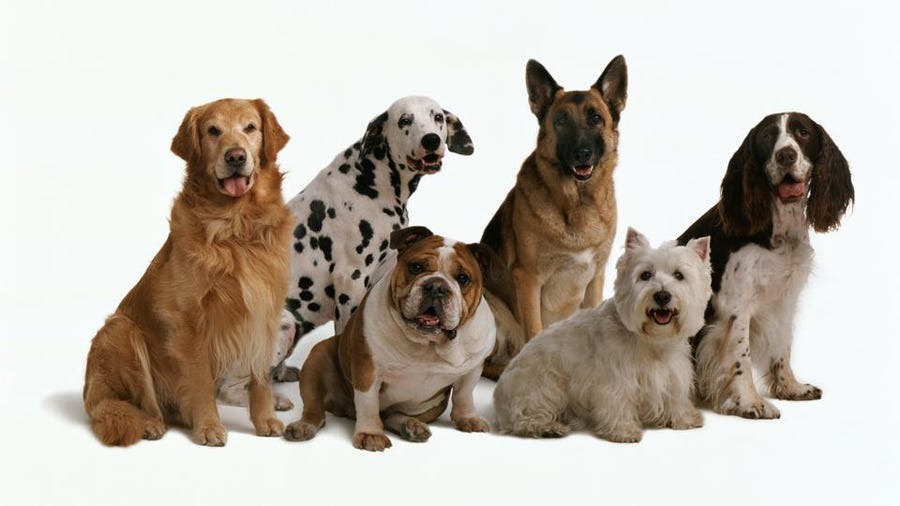
#> input picture Processamento de Imagens/Atividades Complementares/AC1/FotoCachorros.jpg, 900 x 506 px
$ python Manipulacao.py
#> lines starting #> are read from the running program, lines starting #| are printed output that depends on the picture; after the words box and inside, x2 and y2 are one past the last pixel; in counts of white or black regions, pixels touching at a corner belong together
import cv2
import numpy as np
import imutils

black = (0,0,0)
imOrig = cv2.imread('FotoCachorros.jpg')
#> imOrig is the input picture: shape (506, 900, 3); mean B, G, R 173.2, 183.1, 190.4
imMani = imOrig.copy()
# Recorta os cachorros em imagens diferentes
recorte1 = imMani[100:450,100:290]
recorte2 = imMani[100:320,290:470]
recorte3 = imMani[230:450,290:500]
recorte4 = imMani[50:390,475:628]
recorte5 = imMani[230:450,490:720]
recorte6 = imMani[100:430,680:850]

#Adiciona uma máscara em cima dos cachorros
mascara = np.zeros(imMani.shape[:2], dtype="uint8")

cv2.rectangle(mascara,(80,95),(300,450),255,-1)
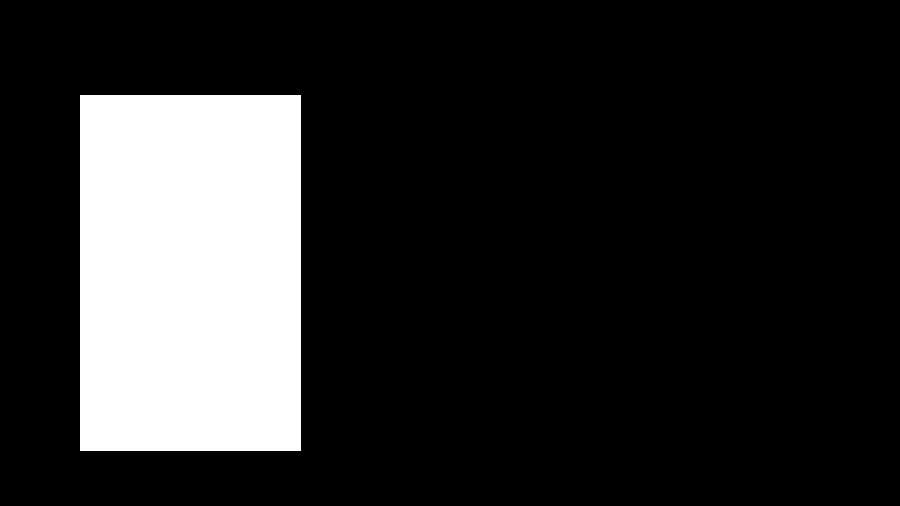
#> mascara: shape (506, 900); 17.3% white; 1 white region, box (x1, y1, x2, y2) and area: (80, 95, 301, 451) 78676
cv2.rectangle(mascara,(300,100),(475,300),255,-1)
cv2.rectangle(mascara,(200,240),(500,450),255,-1)
cv2.rectangle(mascara,(480,50),(630,320),255,-1)
cv2.rectangle(mascara,(480,225),(715,450),255,-1)
cv2.rectangle(mascara,(690,110),(850,450),255,-1)
#> mascara: shape (506, 900); 59.2% white; 1 black region, box (x1, y1, x2, y2) and area: (0, 0, 900, 506) 185669

im_mask = cv2.bitwise_and(imMani,imMani,mask= mascara)

#Rotaciona a imagem com o centro no meio da imagem
(alt,larg) = imMani.shape[:2]
#> alt = 506; larg = 900

meio = (larg //2,alt//2)
#> meio = (450, 253)

M1 = cv2.getRotationMatrix2D(meio,45,1.0)

img_rotac_centro = cv2.warpAffine(imMani,M1,(larg,alt))

#Rotaciona a Imagem com o centro no cachorro mais abaixo e direita da imagem
Cachorro_mais_direita = (597,337)

M2 = cv2.getRotationMatrix2D(Cachorro_mais_direita,-30,1.0)

img_rotac_Cachorro = cv2.warpAffine(imMani,M2,(larg,alt))

#reduz a imagem do maior cachorro pela metade
Cachorro_Maior = recorte1.copy()

prop = 100.0/ Cachorro_Maior.shape[1]
#> prop = 0.526

tam_novo1 = (int(Cachorro_Maior.shape[1]*prop), int(Cachorro_Maior.shape[0]*prop))
#> tam_novo1 = (100, 184)

Cachorro_Maior_redm = cv2.resize(Cachorro_Maior,tam_novo1, interpolation=cv2.INTER_AREA)


#Amplia a imagem do menor cachorro duas vezes

Cachorro_Menor = recorte3.copy()

tam_novo2 = (Cachorro_Menor.shape[1]*2,Cachorro_Menor.shape[0]*2)
#> tam_novo2 = (420, 440)

Cachorro_Menor_redm = cv2.resize(Cachorro_Menor,tam_novo2, interpolation=cv2.INTER_AREA)

#Flip Horizontal, Flip Vertical e Flip Horizontal e vertical

Cachorro_Maior_FH = cv2.flip(Cachorro_Maior,1)
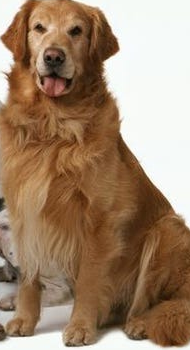
#> Cachorro_Maior_FH: shape (350, 190, 3); mean B, G, R 107.7, 132.4, 159.6
Cachorro_Maior_FV = cv2.flip(Cachorro_Maior,0)
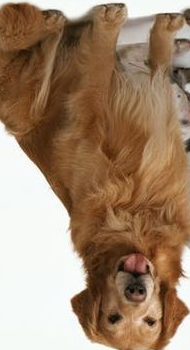
#> Cachorro_Maior_FV: shape (350, 190, 3); mean B, G, R 107.7, 132.4, 159.6
Cachorro_Maior_FHV = cv2.flip(Cachorro_Maior,-1)
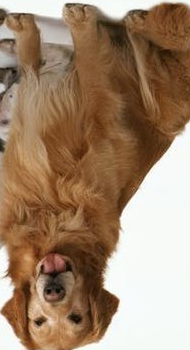
#> Cachorro_Maior_FHV: shape (350, 190, 3); mean B, G, R 107.7, 132.4, 159.6

Cachorro_Menor_FH = cv2.flip(Cachorro_Menor,1)
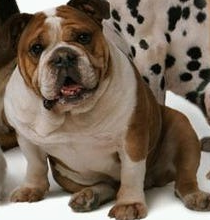
#> Cachorro_Menor_FH: shape (220, 210, 3); mean B, G, R 90.9, 106.1, 121.9
Cachorro_Menor_FV = cv2.flip(Cachorro_Menor,0)
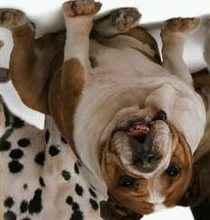
#> Cachorro_Menor_FV: shape (220, 210, 3); mean B, G, R 90.9, 106.1, 121.9
Cachorro_Menor_FHV = cv2.flip(Cachorro_Menor,-1)
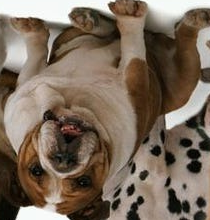
#> Cachorro_Menor_FHV: shape (220, 210, 3); mean B, G, R 90.9, 106.1, 121.9


#Salva as fotos individuais dos cachorros
cv2.imwrite("Cachorro 1.jpg",recorte1)
cv2.imwrite("Cachorro 2.jpg",recorte2)
cv2.imwrite("Cachorro 3.jpg",recorte3)
cv2.imwrite("Cachorro 4.jpg",recorte4)
cv2.imwrite("Cachorro 5.jpg",recorte5)
cv2.imwrite("Cachorro 6.jpg",recorte6)
#Salva a foto dos cachorros com máscara
cv2.imwrite("Cachorros Com mascára.jpg", im_mask)
#Salva as fotos rotacionadas
cv2.imwrite("Foto Rotacionada Centro = Meio.jpg",img_rotac_centro)
cv2.imwrite("Foto Rotacionada Centro = Cachorro mais Direita.jpg", img_rotac_Cachorro)
#Salva as imagens redimensionadas
cv2.imwrite("Imagem do cachorro maior com metade do tamanho.jpg", Cachorro_Maior_redm)
cv2.imwrite("Imagem do menor cachorro com o dobro do tamanho.jpg", Cachorro_Menor_redm)
#Salva os imagens flipadas do cachorro menor e maior
cv2.imwrite("Cachorro maior Flip Horizontal.jpg",Cachorro_Maior_FH)
cv2.imwrite("Cachorro maior Flip Vertical.jpg",Cachorro_Maior_FV)
cv2.imwrite("Cachorro maior Flip Vertical e Horizontal.jpg",Cachorro_Maior_FHV)

cv2.imwrite("Cachorro Menor Flip Horizontal.jpg",Cachorro_Menor_FH)
cv2.imwrite("Cachorro Menor Flip Vertical.jpg",Cachorro_Menor_FV)
cv2.imwrite("Cachorro Menor Flip Vertical e Horizontal.jpg",Cachorro_Menor_FHV)

$ run again, with Processamento de Imagens/Atividades Complementares/AC1/Cachorros Com mascÃ¡ra.jpg copied over Processamento de Imagens/Atividades Complementares/AC1/FotoCachorros.jpg
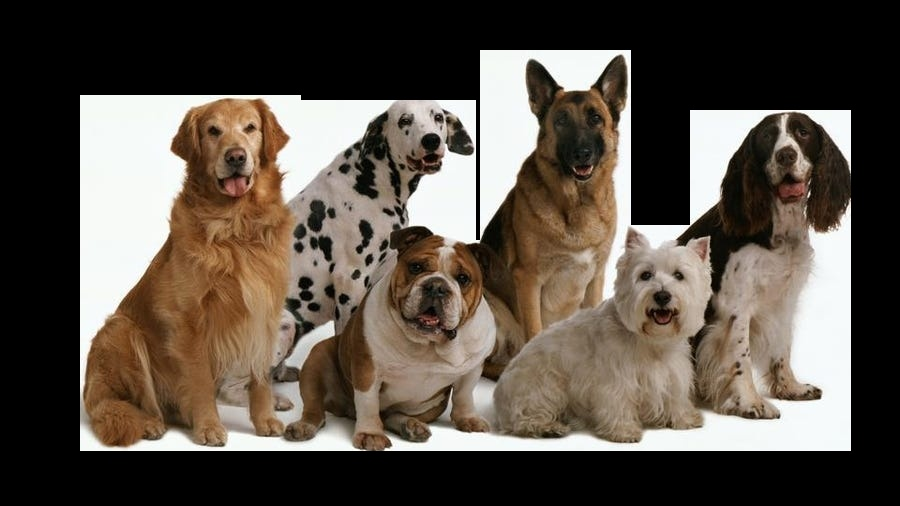
#> input picture Processamento de Imagens/Atividades Complementares/AC1/Cachorros Com mascÃ¡ra.jpg, 900 x 506 px
#> imOrig is the input picture: shape (506, 900, 3); mean B, G, R 72.2, 81.4, 90.5
#> `img_rotac_centro = cv2.warpAffine(imMani,M1,(larg,alt))`:
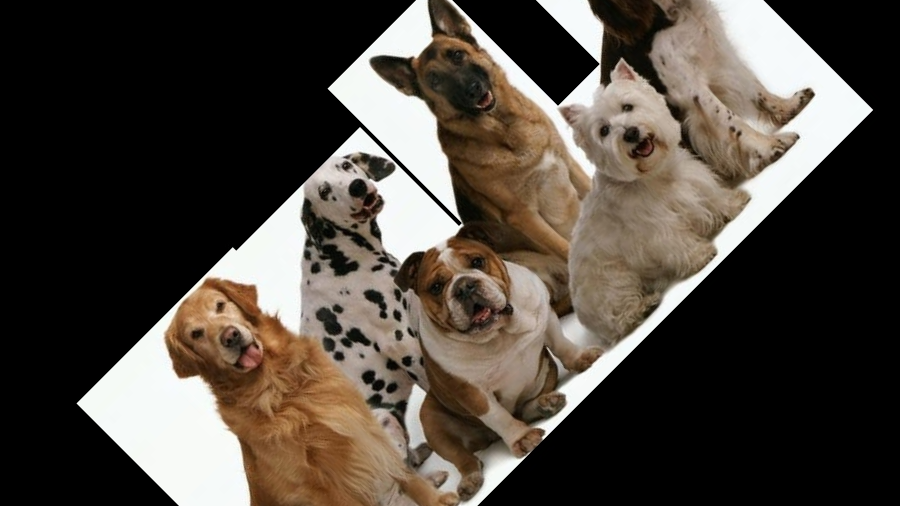
#> img_rotac_centro: shape (506, 900, 3); mean B, G, R 62.7, 70.5, 78.1
#> `img_rotac_Cachorro = cv2.warpAffine(imMani,M2,(larg,alt))`:
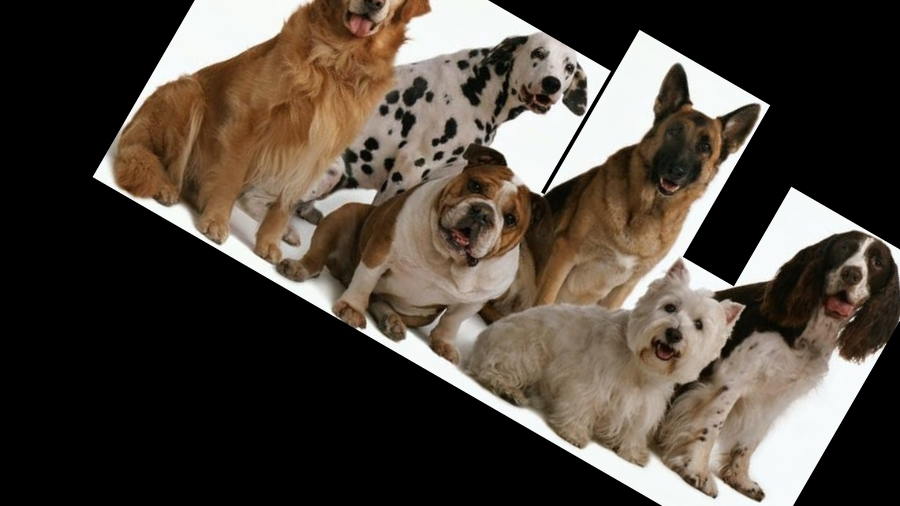
#> img_rotac_Cachorro: shape (506, 900, 3); mean B, G, R 61.2, 69.9, 78.6
